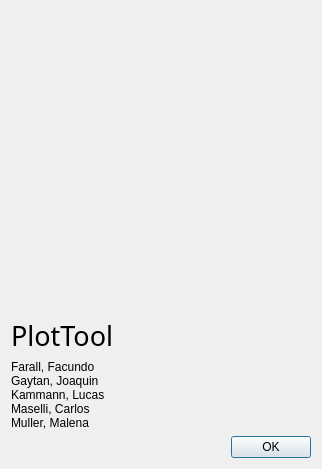
<?xml version="1.0" encoding="UTF-8"?>
<ui version="4.0">
 <class>Dialog</class>
 <widget class="QDialog" name="Dialog">
  <property name="geometry">
   <rect>
    <x>0</x>
    <y>0</y>
    <width>318</width>
    <height>466</height>
   </rect>
  </property>
  <property name="sizePolicy">
   <sizepolicy hsizetype="Fixed" vsizetype="Fixed">
    <horstretch>0</horstretch>
    <verstretch>0</verstretch>
   </sizepolicy>
  </property>
  <property name="windowTitle">
   <string>Dialog</string>
  </property>
  <layout class="QVBoxLayout" name="verticalLayout">
   <item>
    <widget class="QWidget" name="widget" native="true">
     <property name="sizePolicy">
      <sizepolicy hsizetype="Fixed" vsizetype="Fixed">
       <horstretch>0</horstretch>
       <verstretch>0</verstretch>
      </sizepolicy>
     </property>
     <property name="minimumSize">
      <size>
       <width>300</width>
       <height>300</height>
      </size>
     </property>
     <property name="autoFillBackground">
      <bool>false</bool>
     </property>
     <property name="styleSheet">
      <string notr="true">background-image: url(:/image/files/volcan.png) stretch;</string>
     </property>
    </widget>
   </item>
   <item>
    <widget class="QLabel" name="label">
     <property name="sizePolicy">
      <sizepolicy hsizetype="Fixed" vsizetype="Fixed">
       <horstretch>0</horstretch>
       <verstretch>0</verstretch>
      </sizepolicy>
     </property>
     <property name="font">
      <font>
       <family>Mont Heavy DEMO</family>
       <pointsize>20</pointsize>
      </font>
     </property>
     <property name="styleSheet">
      <string notr="true">b</string>
     </property>
     <property name="text">
      <string>PlotTool</string>
     </property>
    </widget>
   </item>
   <item>
    <widget class="QLabel" name="label_2">
     <property name="sizePolicy">
      <sizepolicy hsizetype="Fixed" vsizetype="Fixed">
       <horstretch>0</horstretch>
       <verstretch>0</verstretch>
      </sizepolicy>
     </property>
     <property name="font">
      <font>
       <pointsize>9</pointsize>
      </font>
     </property>
     <property name="text">
      <string>Farall, Facundo
Gaytan, Joaquin
Kammann, Lucas
Maselli, Carlos
Muller, Malena</string>
     </property>
     <property name="wordWrap">
      <bool>true</bool>
     </property>
    </widget>
   </item>
   <item>
    <widget class="QDialogButtonBox" name="buttonBox">
     <property name="orientation">
      <enum>Qt::Horizontal</enum>
     </property>
     <property name="standardButtons">
      <set>QDialogButtonBox::Ok</set>
     </property>
    </widget>
   </item>
  </layout>
 </widget>
 <resources>
  <include location="../resources/about_resources.qrc"/>
 </resources>
 <connections>
  <connection>
   <sender>buttonBox</sender>
   <signal>accepted()</signal>
   <receiver>Dialog</receiver>
   <slot>accept()</slot>
   <hints>
    <hint type="sourcelabel">
     <x>248</x>
     <y>254</y>
    </hint>
    <hint type="destinationlabel">
     <x>157</x>
     <y>274</y>
    </hint>
   </hints>
  </connection>
  <connection>
   <sender>buttonBox</sender>
   <signal>rejected()</signal>
   <receiver>Dialog</receiver>
   <slot>reject()</slot>
   <hints>
    <hint type="sourcelabel">
     <x>316</x>
     <y>260</y>
    </hint>
    <hint type="destinationlabel">
     <x>286</x>
     <y>274</y>
    </hint>
   </hints>
  </connection>
 </connections>
</ui>
